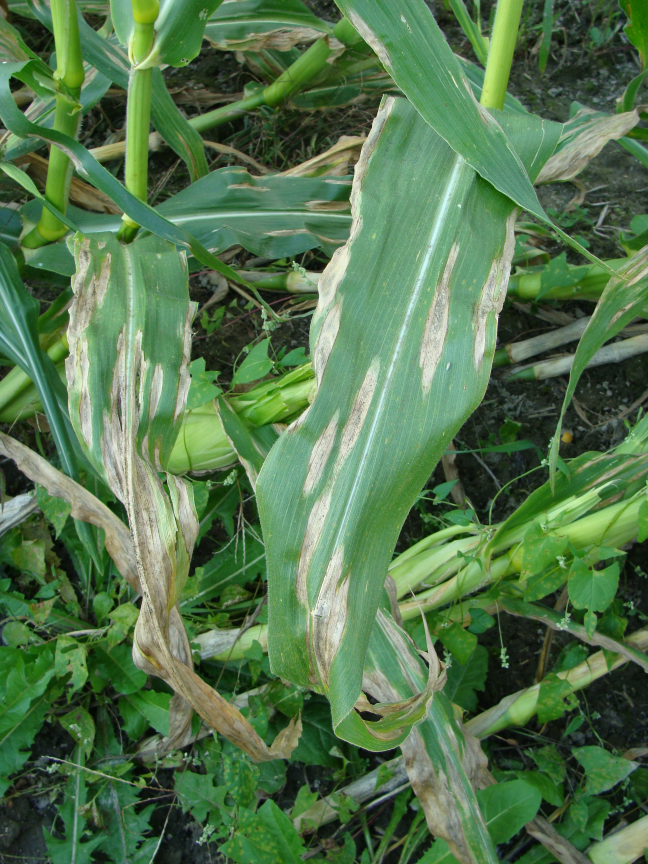
#> input picture segmentation/blight_corn_406.jpg, 1944 x 2592 px (shown at 1/3 size)
$ python -i img_aug_transform.py   (imports and definitions only)
#> lines starting #> are read from the running program, lines starting #| are printed output that depends on the picture
#> further down, picture is the input picture: shape (2592, 1944, 3); mean B, G, R 77, 117.3, 83.3
from typing import Tuple

import numpy as np
from imgaug import augmenters as iaa
import cv2
from PIL import Image


class CustomCLAHE(object):
    def __init__(self, clip_limit: float = 2.0, tile_grid_size: Tuple[int, int] = (8, 8)):
        """Initializes an object of CustomCLAHE class with specified parameters.

        :param clip_limit: The contrast limit.
        :param tile_grid_size: The size of the grid.
        """

        self.clip_limit = clip_limit
        self.tile_grid_size = tile_grid_size

    def __call__(self, img: Image) -> Image:
        """Applies Contrast Limited Adaptive Histogram Equalization to the input image.

        :param img: The input image.
        :returns: The equalized image.
        """

        img = np.array(img)

        # Converts the image from BGR to LAB color space
        lab_image = cv2.cvtColor(img, cv2.COLOR_BGR2LAB)
#> lab_image: shape (2592, 1944, 3); mean of channels 0, 1, 2 115.4, 108.4, 146.2
        l_channel, a_channel, b_channel = cv2.split(lab_image)
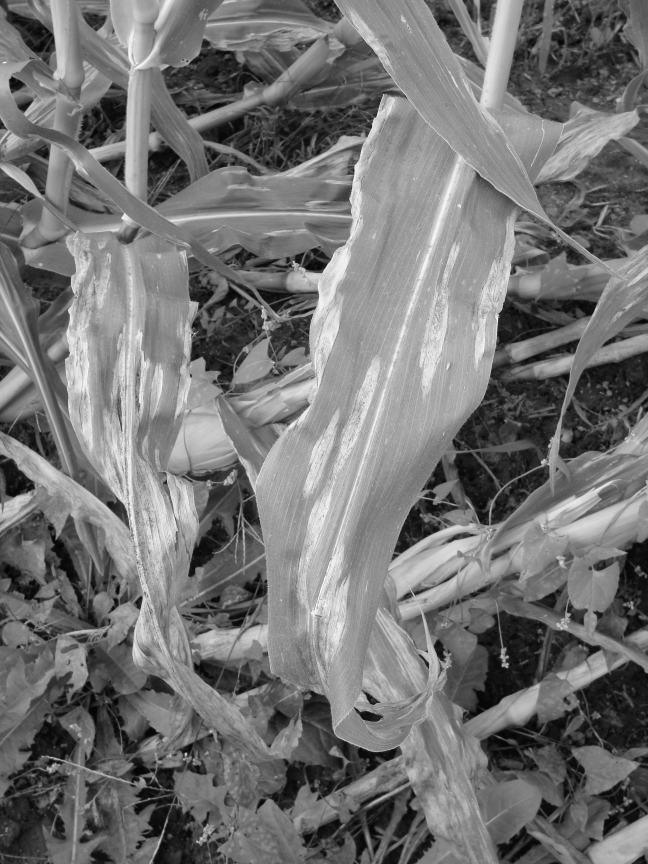
#> l_channel: shape (2592, 1944) (shown at 1/3 size); min 1, max 255, mean 115.4
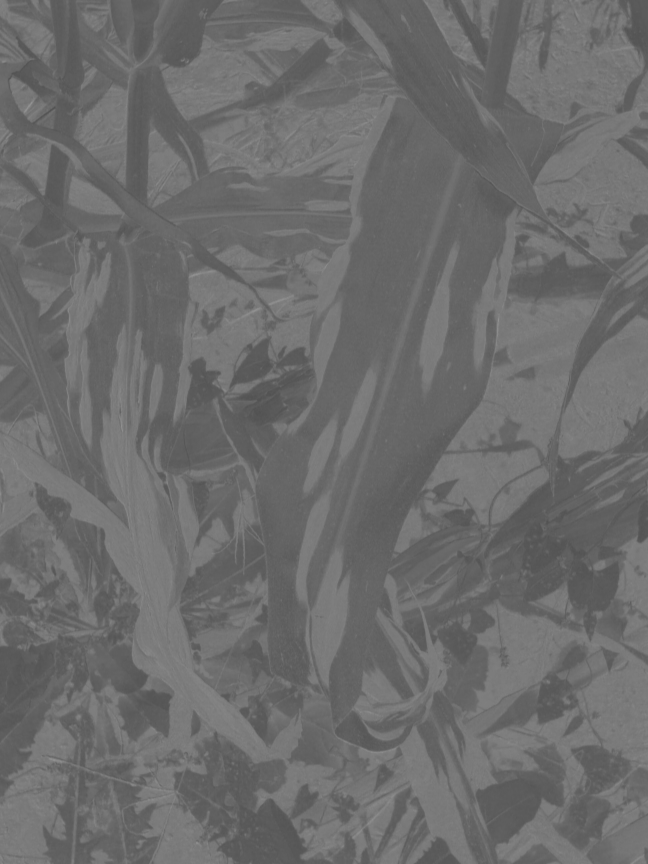
#> a_channel: shape (2592, 1944) (shown at 1/3 size); min 81, max 158, mean 108.4
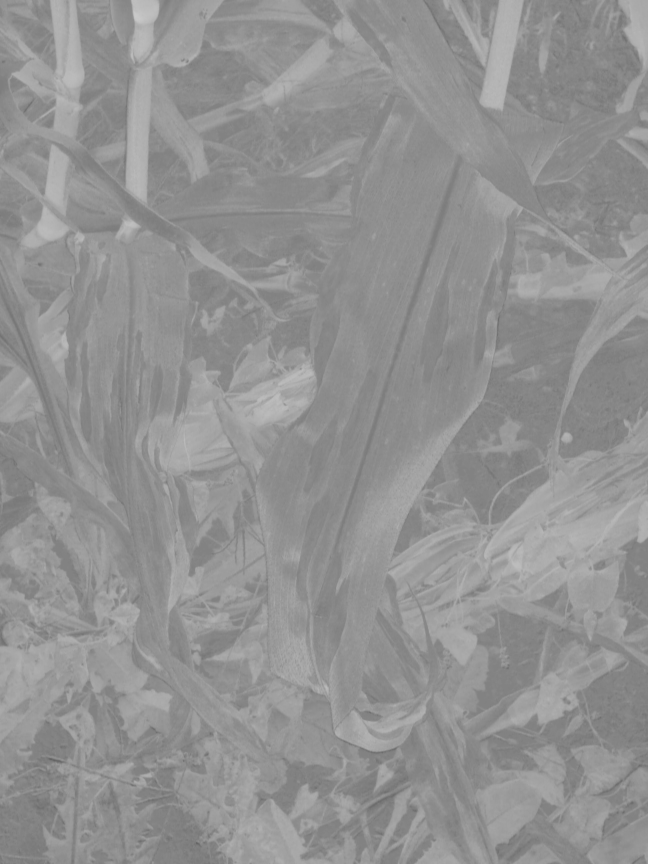
#> b_channel: shape (2592, 1944) (shown at 1/3 size); min 94, max 203, mean 146.2

        # Applies CLAHE to L channel
        clahe = cv2.createCLAHE(clipLimit=2.0, tileGridSize=(8, 8))
        equalized_l_channel = clahe.apply(l_channel)
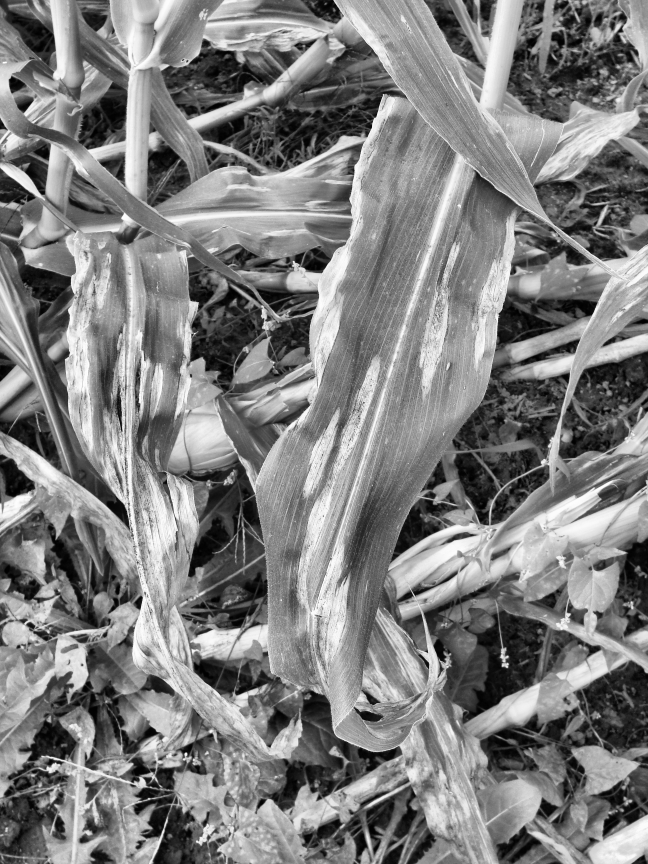
#> equalized_l_channel: shape (2592, 1944) (shown at 1/3 size); min 0, max 255, mean 126.7

        # Merges the equalized L channel with original a and b channels
        equalized_lab_image = cv2.merge([equalized_l_channel, a_channel, b_channel])
#> equalized_lab_image: shape (2592, 1944, 3); mean of channels 0, 1, 2 126.7, 108.4, 146.2

        # Converts the equalized LAB image back to BGR color space
        equalized_bgr_image = cv2.cvtColor(equalized_lab_image, cv2.COLOR_LAB2BGR)
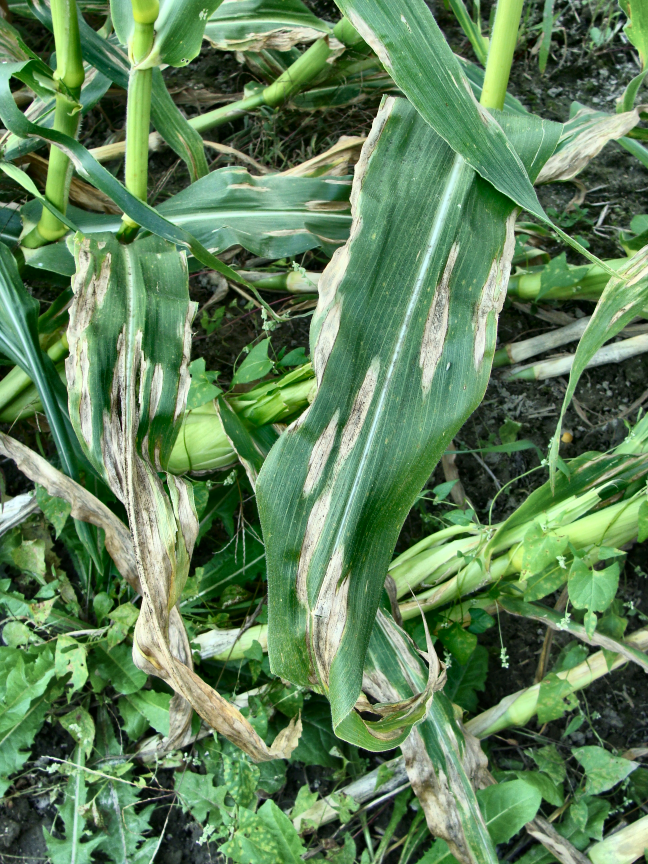
#> equalized_bgr_image: shape (2592, 1944, 3) (shown at 1/3 size); mean B, G, R 88.7, 129.6, 95.2

        return Image.fromarray(equalized_bgr_image)


class ImgAugGenerate:
    def __init__(self):
        """Initializes an object of ImgAugTransform class with a sequence of image augmentation operations"""

        self.aug = iaa.Sequential([
            iaa.Resize({'height': 224, 'width': 'keep-aspect-ratio'}),
            iaa.Flipud(0.5),
            iaa.Fliplr(0.5),
            iaa.Affine(rotate=(-20, 20), mode='symmetric'),
            iaa.AddToHueAndSaturation(value=(-10, 10), per_channel=True),
        ])

    def __call__(self, img: Image) -> np.ndarray:
        """Applies the sequence of image augmentation operations to the input image

        :param img: The input image.
        :returns: The augmented image.
        """

        img = np.array(img)

        # Applies the image augmentation operations to the input image and returns the augmented image
        return self.aug.augment_image(img)

>>> import cv2
>>> picture = cv2.imread('segmentation/blight_corn_406.jpg')
>>> result = CustomCLAHE()(picture)

$ run again, on segmentation/blight_corn_9.jpg
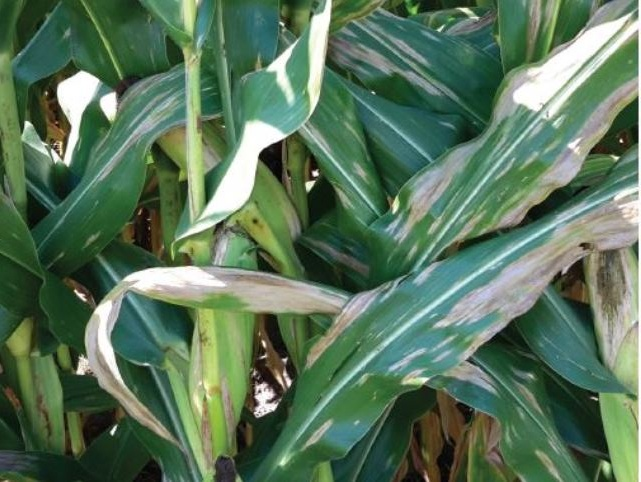
#> input picture segmentation/blight_corn_9.jpg, 641 x 482 px
#> picture is the input picture: shape (482, 641, 3); mean B, G, R 90.8, 116.7, 89.1
#> lab_image: shape (482, 641, 3); mean of channels 0, 1, 2 116.4, 112.9, 139.5
#> in __call__, `equalized_l_channel = clahe.apply(l_channel)`:
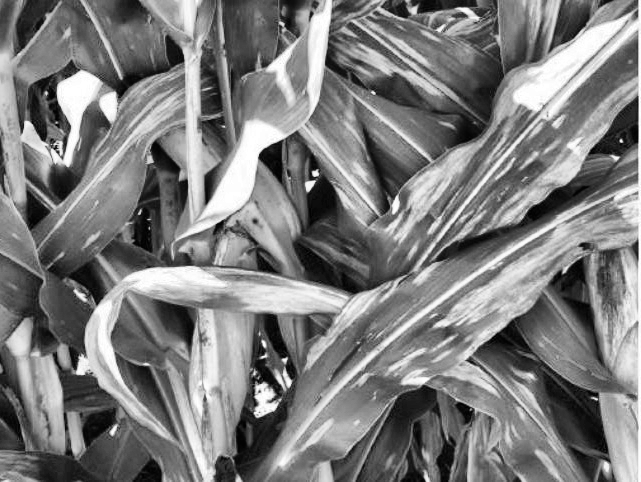
#> equalized_l_channel: shape (482, 641); min 0, max 255, mean 124.7
#> equalized_lab_image: shape (482, 641, 3); mean of channels 0, 1, 2 124.7, 112.9, 139.5
#> in __call__, `equalized_bgr_image = cv2.cvtColor(equalized_lab_image, cv2.COLOR_LAB2..`:
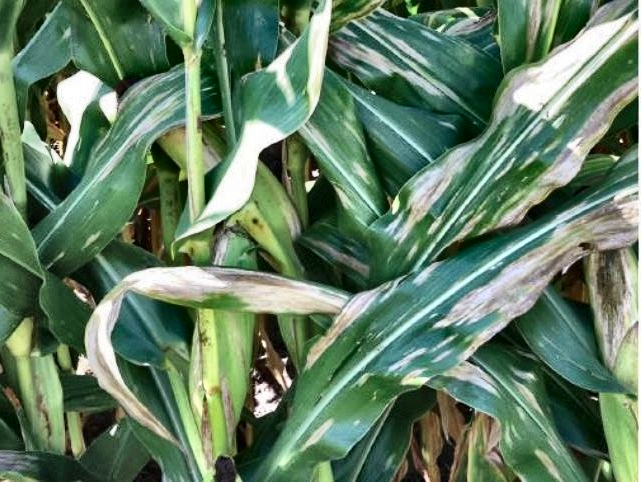
#> equalized_bgr_image: shape (482, 641, 3); mean B, G, R 99.3, 125.7, 97.7

$ run again, on segmentation/common_rust_corn_2188.jpg
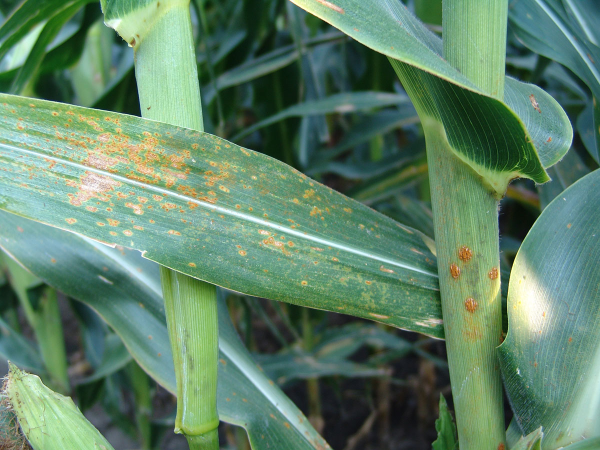
#> input picture segmentation/common_rust_corn_2188.jpg, 1200 x 900 px (shown at 1/2 size)
#> picture is the input picture: shape (900, 1200, 3); mean B, G, R 104.7, 130.4, 96
#> lab_image: shape (900, 1200, 3); mean of channels 0, 1, 2 129.1, 111.1, 138.1
#> in __call__, `equalized_l_channel = clahe.apply(l_channel)`:
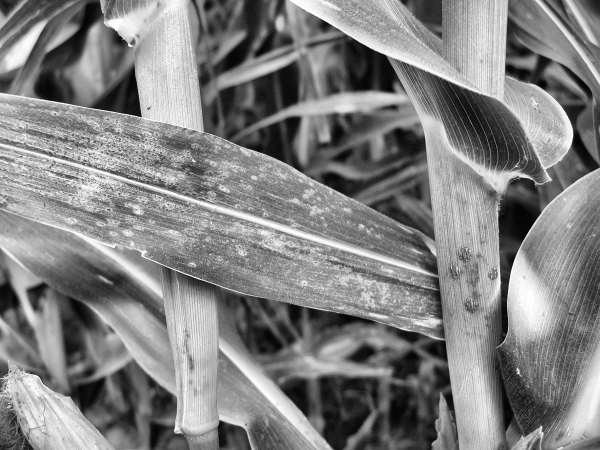
#> equalized_l_channel: shape (900, 1200) (shown at 1/2 size); min 0, max 255, mean 129.2
#> equalized_lab_image: shape (900, 1200, 3); mean of channels 0, 1, 2 129.2, 111.1, 138.1
#> in __call__, `equalized_bgr_image = cv2.cvtColor(equalized_lab_image, cv2.COLOR_LAB2..`:
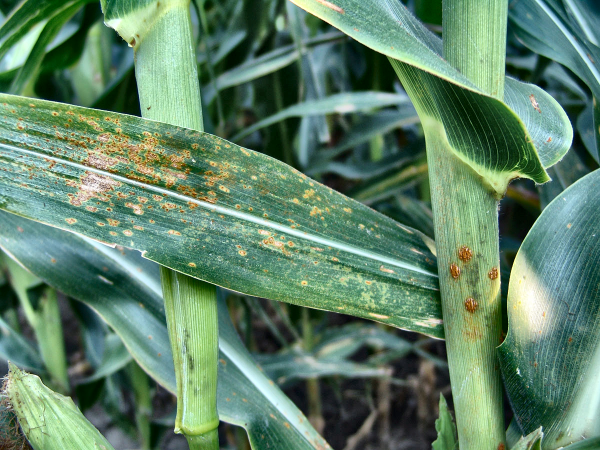
#> equalized_bgr_image: shape (900, 1200, 3) (shown at 1/2 size); mean B, G, R 105.2, 131.1, 96.4
